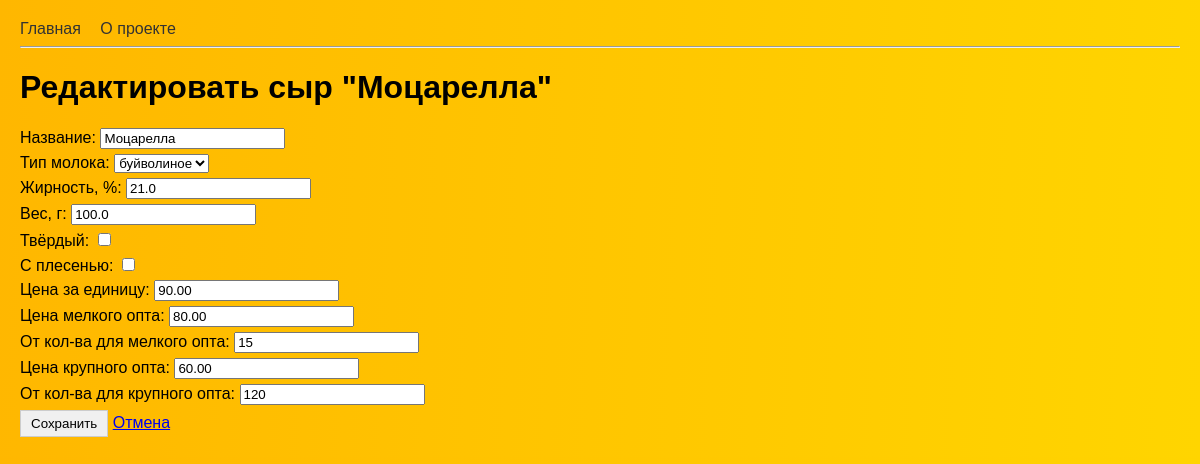
The page /cheese/2/edit/ (signed in) on the database its author committed.
### catalog/models.py (models this page shows, shortened)
class Cheese(models.Model):
    name = models.CharField(max_length=200, verbose_name='Название')
    milk_type = models.ForeignKey(
        MilkType, on_delete=models.PROTECT, verbose_name='Тип молока', related_name='cheeses'
    )
    fat_content = models.FloatField(
        verbose_name='Жирность, %',
        validators=[MinValueValidator(0.0), MaxValueValidator(70.0)]
    )
    weight = models.FloatField(
        null=True, blank=True, verbose_name='Вес, г',
        validators=[MinValueValidator(0.0)]
    )
    is_hard = models.BooleanField(verbose_name='Твёрдый')
    has_mold = models.BooleanField(default=False, verbose_name='С плесенью')
    price = models.DecimalField(
        max_digits=10, decimal_places=2, default=0,
        verbose_name='Цена за единицу'
    )
    small_wholesale_price = models.DecimalField(
        max_digits=10, decimal_places=2, default=0,
        verbose_name='Цена мелкого опта'
    )
    small_wholesale_quantity = models.PositiveIntegerField(
        default=1, verbose_name='От кол-ва для мелкого опта'
    )
    large_wholesale_price = models.DecimalField(
        max_digits=10, decimal_places=2, default=0,
        verbose_name='Цена крупного опта'
    )
    large_wholesale_quantity = models.PositiveIntegerField(
        default=10, verbose_name='От кол-ва для крупного опта'
    )
    class Meta:
        verbose_name = 'Сыр'
        verbose_name_plural = 'Сыры'
        ordering = ['name']

class MilkType(models.Model):
    name = models.CharField(max_length=50, unique=True, verbose_name='Тип молока')
    def __str__(self):
        return self.name
    class Meta:
        verbose_name = 'Тип молока'
        verbose_name_plural = 'Типы молока'
        ordering = ['name']

### catalog/views.py (the view)
# urls.py: path('cheese/<int:pk>/edit/', views.CheeseUpdateView.as_view(), name='cheese_edit'),
class CheeseUpdateView(RoleRequiredMixin, UpdateView):
    model = Cheese
    form_class = CheeseForm
    template_name = 'catalog/cheese_form.html'
    success_url = reverse_lazy('index')

### catalog/forms.py (shortened to what this page needs)
class CheeseForm(forms.ModelForm):
    class Meta:
        model = Cheese
        fields = '__all__'
        widgets = {
            'milk_type': forms.Select(attrs={'class': 'form-control'}),
            'fat_content': forms.NumberInput(attrs={'step': '0.1', 'class': 'form-control'}),
            'weight': forms.NumberInput(attrs={'step': '0.1', 'class': 'form-control'}),
            'price': forms.NumberInput(attrs={'step': '0.01', 'class': 'form-control'}),
            'small_wholesale_price': forms.NumberInput(attrs={'step': '0.01', 'class': 'form-control'}),
            'large_wholesale_price': forms.NumberInput(attrs={'step': '0.01', 'class': 'form-control'}),
        }

### catalog/views.py (called while the page is built)
def is_admin(user):
    return user.is_superuser or user.is_staff

    def dispatch(self, request, *args, **kwargs):
        if not request.user.is_authenticated or not (is_admin(request.user) or is_merchandiser(request.user)):
            return redirect('index')
        return super().dispatch(request, *args, **kwargs)

### catalog/templates/catalog/cheese_form.html (shortened to what this page needs)
{% extends 'catalog/base.html' %}
{% block content %}
    <h1>{% if object %}Редактировать сыр "{{ object.name }}"{% else %}Добавить новый сыр{% endif %}</h1>
    <form method="post">
        {{ form.as_p }}
        <button type="submit">Сохранить</button>
        <a href="{% url 'index' %}">Отмена</a>
    </form>
{% endblock %}

### catalog/templates/catalog/base.html (style rules this page uses)
body { font-family: Arial, sans-serif; margin: 20px; background-image: linear-gradient(0.258turn,rgba(255,183,0,1) 0%,rgba(255,213,0,1) 100%); }
form p { margin: 5px 0; }
button, a.button { padding: 5px 10px; background: #f0f0f0; border: 1px solid #ccc; text-decoration: none; color: black; }

### rows shown on the page
Cheese: name "Моцарелла", milk_type "буйволиное", fat_content "21.0", weight "100.0", price "90.00", small_wholesale_price "80.00", small_wholesale_quantity "15", large_wholesale_price "60.00", large_wholesale_quantity "120"
